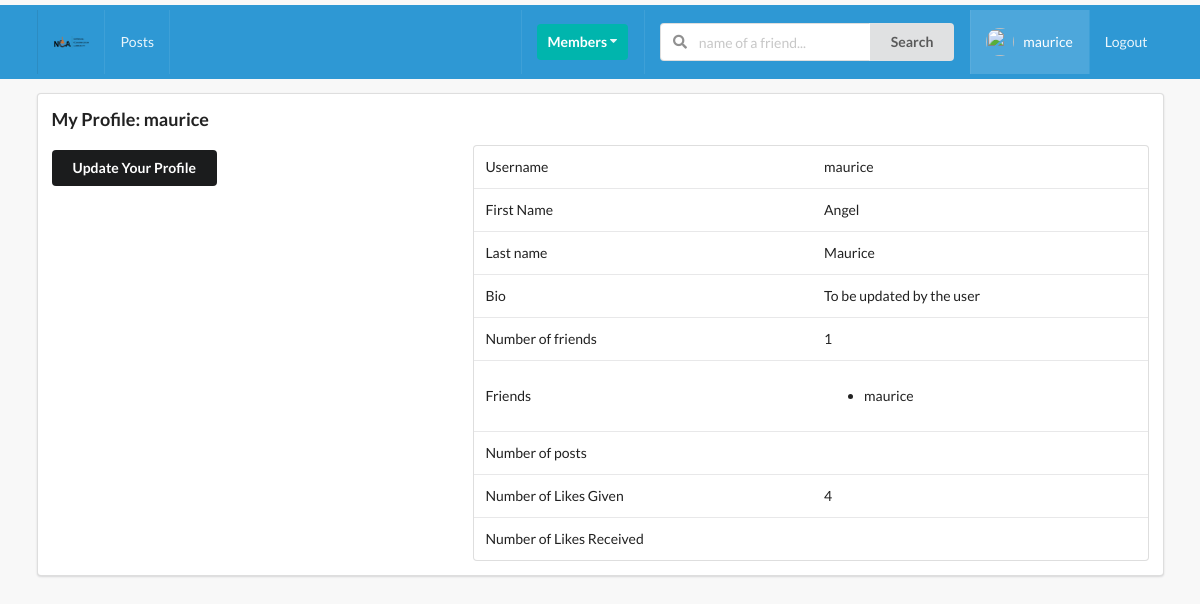
Screenshot of /profiles/myprofile/ (signed in) with the database file from the repository.
### profiles/models.py (models this page shows, shortened)
class Profile(models.Model):
    first_name = models.CharField(max_length=200, blank=True)
    last_name = models.CharField(max_length=200, blank=True)
    user= models.OneToOneField(User, on_delete=models.CASCADE)
    bio = models.TextField(default="no bio...", max_length=300)
    email = models.EmailField(max_length=200, blank=True)
    country = models.CharField(max_length=200, blank=True)
    avatar = models.ImageField(default='avatar.png', upload_to='avatars/')
    friends = models.ManyToManyField(User, blank=True, related_name='friends')
    slug = models.SlugField(unique=True, blank=True)
    updated = models.DateTimeField(auto_now=True)
    created = models.DateTimeField(auto_now_add=True)
    objects = ProfileManager()
    def get_friends(self):
        return self.friends.all()
    def get_friends_no(self):
        return self.friends.all().count()
    def get_likes_given_no(self):
        likes = self.like_set.all()
        total_liked = 0
        for item in likes:
            if item.value=='Like':
                total_liked += 1
        return total_liked
    __initial_first_name = None
    __initial_last_name = None
    def __init__(self, *args, **kwargs):
        super().__init__(*args, **kwargs)
        self.__initial_first_name = self.first_name
        self.__initial_last_name = self.last_name

### posts/models.py (models this page shows, shortened)
class Like(models.Model):
    user = models.ForeignKey(Profile, on_delete=models.CASCADE)
    post = models.ForeignKey(Post, on_delete=models.CASCADE)
    value = models.CharField(choices=(
    ('Like', 'Like'),
    ('Unlike', 'Unlike'),
), max_length=8)
    updated = models.DateTimeField(auto_now=True)
    created = models.DateTimeField(auto_now_add=True)

### profiles/views.py (the view)
# urls.py: path('myprofile/', my_profile_view, name='my-profile-view'),
@login_required
def my_profile_view(request):
    profile = Profile.objects.get(user=request.user)
    form = ProfileModelForm(request.POST or None, request.FILES or None, instance=profile)
    confirm = False
    if request.method == 'POST':
        if form.is_valid():
            form.save()
            confirm = True
    context = {
        'profile': profile,
        'form': form,
        'confirm': confirm,
    }
    return render(request, 'profiles/myprofile.html', context)

### profiles/forms.py
class ProfileModelForm(forms.ModelForm):
    class Meta:
        model = Profile
        fields = ('first_name', 'last_name', 'bio', 'avatar')

### profiles/context_processors.py (called while the page is built)
def profile_pic(request):
    if request.user.is_authenticated:
        profile_obj = Profile.objects.get(user=request.user)
        pic = profile_obj.avatar
        return{'picture': pic}
    return {}

def invitations_received_no(request):
    if request.user.is_authenticated:
        profile_obj = Profile.objects.get(user=request.user)
        qs_count = Relationship.objects.invatations_received(profile_obj).count()
        return{'invites_num': qs_count}
    return {}

### profiles/models.py (called while the page is built)
    def invatations_received(self, receiver):
        qs = Relationship.objects.filter(receiver=receiver, status='send')
        return qs

### profiles/templates/profiles/myprofile.html (shortened to what this page needs)
{% extends 'base.html' %}
{% block content %}
<div class="ui segment">
    <h3>My Profile: {{request.user}}</h3>
    <div class="ui grid">
        <div class="row">
            <div class="six wide column">
                <div class="row mt-5">
                    <button class="ui secondary button" id="modal-btn">Update Your Profile</button>
                </div>
            </div>
            <div class="ten wide column">
                <table class="ui table">
                    <tbody>
                        <tr>
                            <td>Username</td>
                            <td>{{profile.user}}</td>
                        </tr>
                        <tr>
                            <td>First Name</td>
                            <td>{{profile.first_name}}</td>
                        </tr>
                        <tr>
                            <td>Last name</td>
                            <td>{{profile.last_name}}</td>
                        </tr>
                        <tr>
                            <td>Bio</td>
                            <td>{{profile.bio}}</td>
                        </tr>
                        <tr>
                            <td>Number of friends</td>
                            <td>{{profile.get_friends_no}}</td>
                        </tr>
                        <tr>
                            <td>Friends</td>
                            <td>
                                <ul>
                                    {% for friend in profile.get_friends %}
                                    <li>{{friend}}</li>
                                    {% endfor %}
                                </ul>
                            </td>
                        </tr>
                        <tr>
                            <td>Number of posts</td>
                            <td>{{profile.get_post_no}}</td>
                        </tr>
                        <tr>
                            <td>Number of Likes Given</td>
                            <td>{{profile.get_likes_given_no}}</td>
                        </tr>
                        <tr>
                            <td>Number of Likes Received</td>
                            <td>{{profile.get_likes_received}}</td>
                        </tr>
                    </tbody>
                </table>
            </div>
        </div>
 </div>
</div>
{% endblock %}

### templates/main/navbar.html (shortened to what this page needs)
{% load static %}
{% url 'home-view' as path_to_home %}
{% url 'posts:main-post-view' as path_to_posts %}
{% url 'profiles:my-profile-view' as path_to_my_profile %}
<div class="nav mb-7 mt-5 ui inverted menu body">
    <div class="ui container ">
        {% if user.is_authenticated %}
            <a href="{{path_to_posts}}" class="navbar-brand {% if request.path == path_to_home %} active {% endif %}item"><img src="{% static 'logonca.png' %}"></a>
        {% else %}
            <a href="{% url 'account_login' %}" class="item"></a>
        {% endif %}
      {% if request.user.is_authenticated %}
      <a href="{{path_to_posts}}" class="{% if request.path == path_to_posts %} active {% endif %}item">
          Posts
      </a>
      {% endif %}
      <div class="right menu">
          {% if request.user.is_authenticated %}
          <div class="item">
              <div class="ui floating dropdown icon button teal"> Members
                  <i class="dropdown icon"></i>
               </div>
          </div>
               <div class="item">
                <form action="" method="GET">
                  <div class="ui action left icon input">
                  <input class="prompt" type="text" name='q' placeholder="name of a friend...">
                  <button type='submit' class="ui button">Search</button>
                  </div>
              </form>
              </div>
              <a href="{{path_to_my_profile}}" class="{% if request.path == path_to_my_profile %} active {% endif %} item">
                <img src="{{picture.url}}" alt="" class="ui avatar image" >&nbsp;
                {{request.user}}
              </a>
              <a href="{% url 'account_logout' %}" class="ui item">
                  Logout
              </a>
          {% else %}
          <a href="{% url 'account_login' %}" class="ui item">
                  Login
              </a>
          {% endif %}
      </div>
    </div>
  </div>

### static_project/style.css (style rules this page uses)
body { background-color: #f8f8f8 !important; }
.nav { border-radius: 0px !important; padding: 5px 0 5px 0; background-color: #2e98d4 !important; }
.mb-7 { margin-bottom: 7px !important; }
.mt-5 { margin-top: 5px !important; }

### rows the page displays
Profile: user "maurice", first_name "Angel", last_name "Maurice", bio "To be updated by the user", get_friends_no "1", get_likes_given_no "4"

### other values shown
{{ request.user }} "maurice"
{{ friend }} "maurice"
